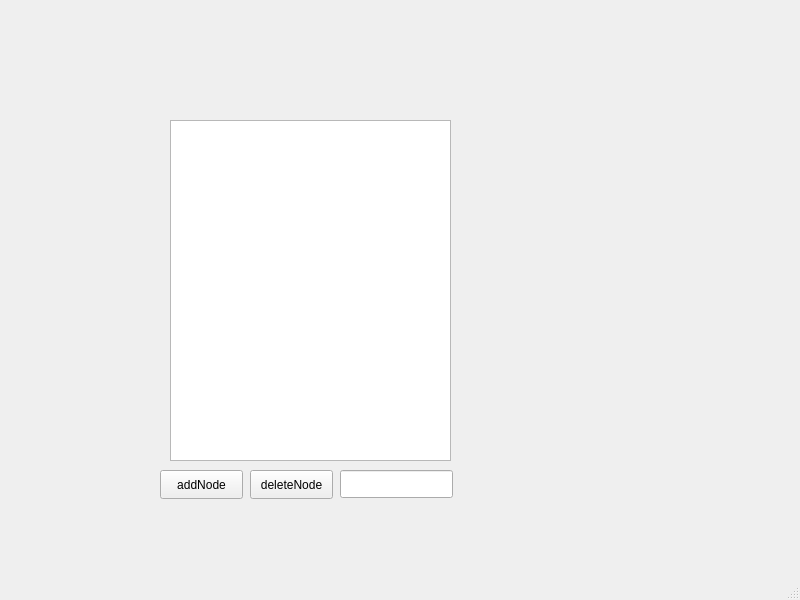
<?xml version="1.0" encoding="UTF-8"?>
<ui version="4.0">
 <class>MainWindow</class>
 <widget class="QMainWindow" name="MainWindow">
  <property name="geometry">
   <rect>
    <x>0</x>
    <y>0</y>
    <width>800</width>
    <height>600</height>
   </rect>
  </property>
  <property name="windowTitle">
   <string>MainWindow</string>
  </property>
  <widget class="QWidget" name="centralwidget">
   <widget class="QPushButton" name="button_addNode">
    <property name="geometry">
     <rect>
      <x>160</x>
      <y>470</y>
      <width>83</width>
      <height>29</height>
     </rect>
    </property>
    <property name="text">
     <string>addNode</string>
    </property>
   </widget>
   <widget class="QPushButton" name="button_deleteNode">
    <property name="geometry">
     <rect>
      <x>250</x>
      <y>470</y>
      <width>83</width>
      <height>29</height>
     </rect>
    </property>
    <property name="text">
     <string>deleteNode</string>
    </property>
   </widget>
   <widget class="QListWidget" name="nodeList">
    <property name="geometry">
     <rect>
      <x>170</x>
      <y>120</y>
      <width>281</width>
      <height>341</height>
     </rect>
    </property>
    <property name="maximumSize">
     <size>
      <width>281</width>
      <height>16777215</height>
     </size>
    </property>
   </widget>
   <widget class="QLineEdit" name="nodeKey">
    <property name="geometry">
     <rect>
      <x>340</x>
      <y>470</y>
      <width>113</width>
      <height>28</height>
     </rect>
    </property>
   </widget>
  </widget>
  <widget class="QMenuBar" name="menubar">
   <property name="geometry">
    <rect>
     <x>0</x>
     <y>0</y>
     <width>800</width>
     <height>25</height>
    </rect>
   </property>
  </widget>
  <widget class="QStatusBar" name="statusbar"/>
 </widget>
 <resources/>
 <connections/>
</ui>
